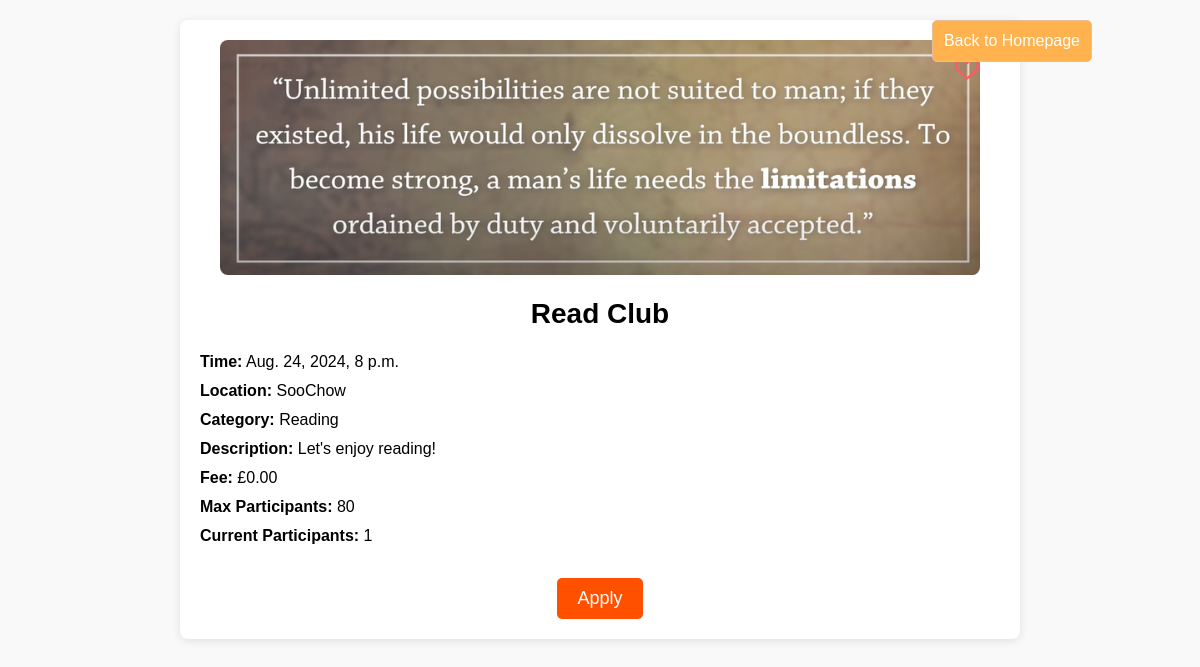
The app's page /events/1/ with its own data.
### myapp/models.py (models this page shows, shortened)
class Event(models.Model):
    CATEGORY_CHOICES = [
        ('game', 'Game'),
        ('performance', 'Performance'),
        ('nature', 'Nature'),
        ('pet', 'Pet'),
        ('gourmet', 'Gourmet'),
        ('reading', 'Reading'),
        ('music', 'Music'),
    ]
    category = models.CharField(max_length=20, choices=CATEGORY_CHOICES)
    title = models.CharField(max_length=100)
    description = models.TextField(max_length=800)
    event_time = models.DateTimeField()
    location = models.CharField(max_length=255)
    image = models.ImageField(upload_to='event_images')
    created_by = models.ForeignKey(settings.AUTH_USER_MODEL, on_delete=models.CASCADE)
    created_at = models.DateTimeField(auto_now_add=True)
    fee = models.DecimalField(max_digits=8, decimal_places=2, default=0.00)  # 费用字段，默认0
    max_participants = models.PositiveIntegerField(default=1)  # 最大参与人数
    current_participants = models.PositiveIntegerField(default=0, editable=False)  # 当前参与人数，自动更新

### myapp/views.py (the view)
# urls.py: path('events/<int:pk>/', views.event_detail, name='event_detail'),
def event_detail(request, pk):
    event = get_object_or_404(Event, pk=pk)
    is_favorite = request.user in event.saved_by_users.all()
    return render(request, 'myapp/event_detail.html', {'event': event, 'is_favorite': is_favorite})

### myapp/templates/myapp/event_detail.html (shortened to what this page needs)
{% load static %}
<!DOCTYPE html>
<html lang="en">
<head>
    <link rel="stylesheet" href="{% static 'css/event_detail.css' %}">
    <link rel="stylesheet" href="https://cdnjs.cloudflare.com/ajax/libs/font-awesome/6.0.0/css/all.min.css">
</head>
<body>
    <div class="event-detail-container">
        <div class="image-container">
            <img src="{{ event.image.url }}" alt="Event Image">
            <button id="favorite-button" onclick="toggleFavorite({{ event.id }})">
                <i class="{% if is_favorite %}fas{% else %}far{% endif %} fa-heart"></i>
            </button>
        </div>
        <div class="event-info">
            <h1>{{ event.title }}</h1>
            <p><strong>Time:</strong> {{ event.event_time }}</p>
            <p><strong>Location:</strong> {{ event.location }}</p>
            <p><strong>Category:</strong> {{ event.get_category_display }}</p>
            <p><strong>Description:</strong> {{ event.description }}</p>
            <p><strong>Fee:</strong> £{{ event.fee }}</p>
            <p><strong>Max Participants:</strong> {{ event.max_participants }}</p>
            <p class="current-participants"><strong>Current Participants:</strong> {{ event.current_participants }}</p>
        </div>
        <div class="apply-container">
            <button id="apply-button" data-event-id="{{ event.id }}">
                {% if user in event.applied_by_users.all %}
                    Applied
                {% else %}
                    Apply
                {% endif %}
            </button>
        </div>
        <a href="{% url 'homepage' %}" class="btn-back">Back to Homepage</a>
    </div>
</body>
</html>

### myapp/static/css/event_detail.css (style rules this page uses)
body { font-family: Arial, sans-serif; margin: 0; padding: 0; background-color: #f9f9f9; }
.event-detail-container { max-width: 800px; margin: 20px auto; background-color: #fff; padding: 20px; box-shadow: 0 2px 10px rgba(0, 0, 0, 0.1); border-radius: 8px; }
.image-container { position: relative; text-align: center; padding: 0 20px; }
.image-container img { width: 100%; max-height: 400px; object-fit: cover; border-radius: 8px; }
#favorite-button { position: absolute; top: 15px; right: 15px; background: transparent; border: none; font-size: 24px; cursor: pointer; }
#favorite-button i { color: #ff5a5f; }
.event-info h1 { text-align: center; font-size: 28px; margin-bottom: 20px; }
.event-info p { font-size: 16px; margin: 5px 0; line-height: 1.5; }
.apply-container { text-align: center; margin-top: 30px; }
#apply-button { background-color: #ff5000; color: white; padding: 10px 20px; font-size: 18px; border: none; border-radius: 5px; cursor: pointer; }
a.btn-back { position: fixed; top: 20px; right: 108px !important; border: 1px solid #e8be98; text-decoration: none; background: #ffb24e; color: #fff; border-radius: 5px; padding: 11px; right: 15px; }

### records on screen
Event: image (picture), title "Read Club", event_time "Aug. 24, 2024, 8 p.m.", location "SooChow", category "Reading", description "Let's enjoy reading!", fee "0.00", max_participants "80", current_participants "1"
